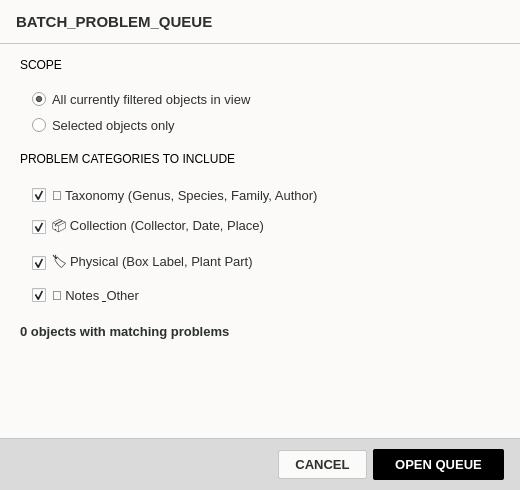
<?xml version="1.0" encoding="UTF-8"?>
<ui version="4.0">
 <class>ProblemQueueDialog</class>
 <widget class="QDialog" name="ProblemQueueDialog">
  <property name="geometry">
   <rect>
    <x>0</x>
    <y>0</y>
    <width>520</width>
    <height>490</height>
   </rect>
  </property>
  <property name="minimumSize">
   <size>
    <width>480</width>
    <height>440</height>
   </size>
  </property>
  <property name="windowTitle">
   <string>Process Objects with Problems</string>
  </property>
  <property name="styleSheet">
   <string notr="true">QDialog#ProblemQueueDialog {
    background-color: #fbfaf8;
}
QFrame#header_frame {
    background-color: #fbfaf8;
    border-bottom: 1px solid #c4c7c7;
}
QLabel#lbl_header_title {
    color: #2c302e;
    font-family: &quot;JetBrains Mono&quot;, &quot;Consolas&quot;, monospace;
    font-size: 11pt;
    font-weight: bold;
}
QLabel.section-tag {
    color: #757d77;
    font-family: &quot;JetBrains Mono&quot;, &quot;Consolas&quot;, monospace;
    font-size: 8.5pt;
    font-weight: bold;
}
QFrame.group-box {
    background-color: #ffffff;
    border: 1px solid #c4c7c7;
    border-radius: 2px;
}
QRadioButton, QCheckBox {
    color: #2c302e;
    font-family: &quot;Segoe UI&quot;, &quot;Inter&quot;;
    font-size: 9.5pt;
    padding: 3px 0px;
}
QLabel#lbl_matching_count {
    color: #2c302e;
    font-family: &quot;JetBrains Mono&quot;, monospace;
    font-size: 10pt;
    font-weight: bold;
}
QFrame#footer_frame {
    background-color: #dadada;
    border-top: 1px solid #c4c7c7;
}
QPushButton#btn_cancel {
    background-color: #fbfaf8;
    color: #2c302e;
    font-family: &quot;Segoe UI&quot;, &quot;Inter&quot;;
    font-size: 9.5pt;
    font-weight: bold;
    border: 1px solid #c4c7c7;
    border-radius: 2px;
    padding: 6px 16px;
}
QPushButton#btn_cancel:hover {
    background-color: #e9ece5;
}
QPushButton#btn_open_queue {
    background-color: #000000;
    color: #ffffff;
    font-family: &quot;Segoe UI&quot;, &quot;Inter&quot;;
    font-size: 9.5pt;
    font-weight: bold;
    border: none;
    border-radius: 2px;
    padding: 8px 22px;
}
QPushButton#btn_open_queue:hover {
    background-color: #2c302e;
}</string>
  </property>
  <layout class="QVBoxLayout" name="root_vlayout">
   <property name="spacing">
    <number>0</number>
   </property>
   <property name="leftMargin">
    <number>0</number>
   </property>
   <property name="topMargin">
    <number>0</number>
   </property>
   <property name="rightMargin">
    <number>0</number>
   </property>
   <property name="bottomMargin">
    <number>0</number>
   </property>
   <item>
    <widget class="QFrame" name="header_frame">
     <property name="minimumSize">
      <size>
       <width>0</width>
       <height>44</height>
      </size>
     </property>
     <property name="maximumSize">
      <size>
       <width>16777215</width>
       <height>44</height>
      </size>
     </property>
     <layout class="QHBoxLayout" name="header_layout">
      <property name="leftMargin">
       <number>16</number>
      </property>
      <property name="topMargin">
       <number>8</number>
      </property>
      <property name="rightMargin">
       <number>16</number>
      </property>
      <property name="bottomMargin">
       <number>8</number>
      </property>
      <item>
       <widget class="QLabel" name="lbl_header_title">
        <property name="text">
         <string>BATCH_PROBLEM_QUEUE</string>
        </property>
       </widget>
      </item>
     </layout>
    </widget>
   </item>
   <item>
    <widget class="QWidget" name="content_area" native="true">
     <layout class="QVBoxLayout" name="content_vlayout">
      <property name="spacing">
       <number>8</number>
      </property>
      <property name="leftMargin">
       <number>20</number>
      </property>
      <property name="topMargin">
       <number>14</number>
      </property>
      <property name="rightMargin">
       <number>20</number>
      </property>
      <property name="bottomMargin">
       <number>14</number>
      </property>
      <item>
       <widget class="QLabel" name="tag_scope">
        <property name="text">
         <string>SCOPE</string>
        </property>
        <property name="class" stdset="0">
         <string>section-tag</string>
        </property>
       </widget>
      </item>
      <item>
       <widget class="QFrame" name="box_scope">
        <property name="class" stdset="0">
         <string>group-box</string>
        </property>
        <layout class="QVBoxLayout" name="scope_vlayout">
         <property name="spacing">
          <number>4</number>
         </property>
         <property name="leftMargin">
          <number>12</number>
         </property>
         <property name="topMargin">
          <number>8</number>
         </property>
         <property name="rightMargin">
          <number>12</number>
         </property>
         <property name="bottomMargin">
          <number>8</number>
         </property>
         <item>
          <widget class="QRadioButton" name="rb_filtered">
           <property name="cursor">
            <cursorShape>PointingHandCursor</cursorShape>
           </property>
           <property name="text">
            <string>All currently filtered objects in view</string>
           </property>
           <property name="checked">
            <bool>true</bool>
           </property>
          </widget>
         </item>
         <item>
          <widget class="QRadioButton" name="rb_selected">
           <property name="cursor">
            <cursorShape>PointingHandCursor</cursorShape>
           </property>
           <property name="text">
            <string>Selected objects only</string>
           </property>
          </widget>
         </item>
        </layout>
       </widget>
      </item>
      <item>
       <widget class="QLabel" name="tag_categories">
        <property name="text">
         <string>PROBLEM CATEGORIES TO INCLUDE</string>
        </property>
        <property name="class" stdset="0">
         <string>section-tag</string>
        </property>
       </widget>
      </item>
      <item>
       <widget class="QFrame" name="box_categories">
        <property name="class" stdset="0">
         <string>group-box</string>
        </property>
        <layout class="QVBoxLayout" name="categories_vlayout">
         <property name="spacing">
          <number>6</number>
         </property>
         <property name="leftMargin">
          <number>12</number>
         </property>
         <property name="topMargin">
          <number>10</number>
         </property>
         <property name="rightMargin">
          <number>12</number>
         </property>
         <property name="bottomMargin">
          <number>10</number>
         </property>
         <item>
          <widget class="QCheckBox" name="chk_taxonomy">
           <property name="cursor">
            <cursorShape>PointingHandCursor</cursorShape>
           </property>
           <property name="text">
            <string>🧬 Taxonomy (Genus, Species, Family, Author)</string>
           </property>
           <property name="checked">
            <bool>true</bool>
           </property>
          </widget>
         </item>
         <item>
          <widget class="QCheckBox" name="chk_collection">
           <property name="cursor">
            <cursorShape>PointingHandCursor</cursorShape>
           </property>
           <property name="text">
            <string>📦 Collection (Collector, Date, Place)</string>
           </property>
           <property name="checked">
            <bool>true</bool>
           </property>
          </widget>
         </item>
         <item>
          <widget class="QCheckBox" name="chk_physical">
           <property name="cursor">
            <cursorShape>PointingHandCursor</cursorShape>
           </property>
           <property name="text">
            <string>🏷️ Physical (Box Label, Plant Part)</string>
           </property>
           <property name="checked">
            <bool>true</bool>
           </property>
          </widget>
         </item>
         <item>
          <widget class="QCheckBox" name="chk_notes">
           <property name="cursor">
            <cursorShape>PointingHandCursor</cursorShape>
           </property>
           <property name="text">
            <string>📝 Notes &amp; Other</string>
           </property>
           <property name="checked">
            <bool>true</bool>
           </property>
          </widget>
         </item>
        </layout>
       </widget>
      </item>
      <item>
       <widget class="QLabel" name="lbl_matching_count">
        <property name="text">
         <string>0 objects with matching problems</string>
        </property>
       </widget>
      </item>
      <item>
       <spacer name="content_spacer">
        <property name="orientation">
         <enum>Qt::Vertical</enum>
        </property>
        <property name="sizeHint" stdset="0">
         <size>
          <width>20</width>
          <height>40</height>
         </size>
        </property>
       </spacer>
      </item>
     </layout>
    </widget>
   </item>
   <item>
    <widget class="QFrame" name="footer_frame">
     <property name="minimumSize">
      <size>
       <width>0</width>
       <height>52</height>
      </size>
     </property>
     <property name="maximumSize">
      <size>
       <width>16777215</width>
       <height>52</height>
      </size>
     </property>
     <layout class="QHBoxLayout" name="footer_layout">
      <property name="leftMargin">
       <number>16</number>
      </property>
      <property name="topMargin">
       <number>8</number>
      </property>
      <property name="rightMargin">
       <number>16</number>
      </property>
      <property name="bottomMargin">
       <number>8</number>
      </property>
      <item>
       <spacer name="footer_spacer">
        <property name="orientation">
         <enum>Qt::Horizontal</enum>
        </property>
        <property name="sizeHint" stdset="0">
         <size>
          <width>40</width>
          <height>20</height>
         </size>
        </property>
       </spacer>
      </item>
      <item>
       <widget class="QPushButton" name="btn_cancel">
        <property name="cursor">
         <cursorShape>PointingHandCursor</cursorShape>
        </property>
        <property name="text">
         <string>CANCEL</string>
        </property>
       </widget>
      </item>
      <item>
       <widget class="QPushButton" name="btn_open_queue">
        <property name="cursor">
         <cursorShape>PointingHandCursor</cursorShape>
        </property>
        <property name="text">
         <string>OPEN QUEUE</string>
        </property>
       </widget>
      </item>
     </layout>
    </widget>
   </item>
  </layout>
 </widget>
 <resources/>
 <connections/>
</ui>
